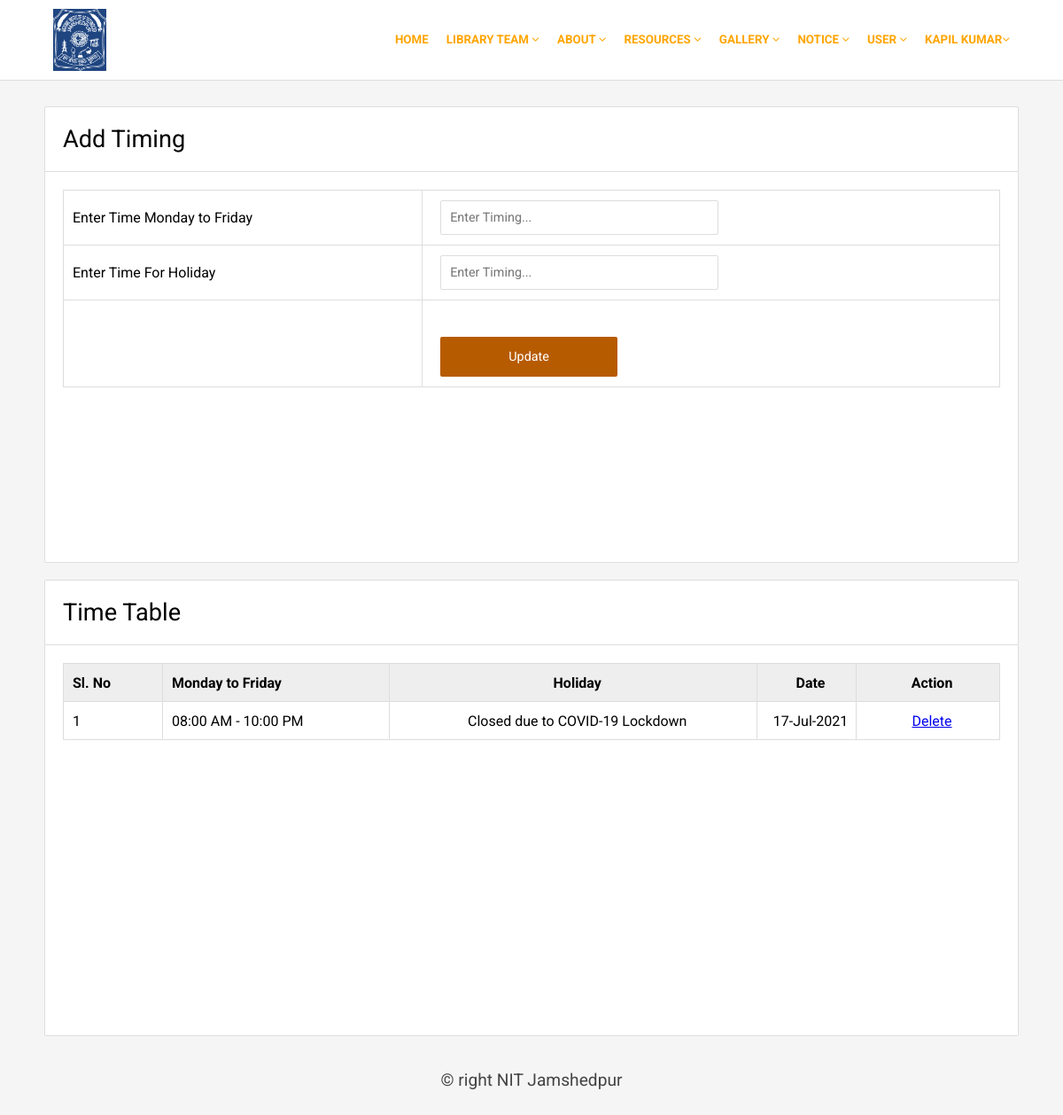
The page /whr.php (signed in) on the database its author committed.
### tables this page shows
CREATE TABLE `registration` (
  `UserId` int(255) NOT NULL,
  `Name` varchar(255) NOT NULL,
  `Email` varchar(255) NOT NULL,
  `MobileNo` varchar(10) NOT NULL,
  `Gender` varchar(10) NOT NULL,
  `Password` varchar(255) NOT NULL,
  `Confirmpassword` varchar(255) NOT NULL,
  `Type` varchar(255) NOT NULL,
  `Branch` varchar(255) NOT NULL,
  `Regno` varchar(20) DEFAULT NULL,
  `image` varchar(250) NOT NULL
);

CREATE TABLE `librarytime` (
  `timeid` int(10) NOT NULL,
  `daytime` varchar(100) NOT NULL,
  `holidaytime` varchar(100) NOT NULL,
  `date` varchar(20) NOT NULL,
  `deleted` varchar(30) NOT NULL,
  `user` varchar(50) NOT NULL
);

### whr.php (the view, shortened to what this page needs)
<?php
$sesuser=$_SESSION['sesuser'];
include('comman/connect.php');
$data=mysqli_fetch_array($con->query("select * from registration where email='$sesuser'"));
?>
<!DOCTYPE html>
<html>
<head>
  <link rel="stylesheet" type="text/css" href="css/style1.css">
  <link rel="stylesheet" type="text/css" href="css/font-awesome.css">
  <link rel="stylesheet" href="https://cdnjs.cloudflare.com/ajax/libs/font-awesome/4.7.0/css/font-awesome.min.css">
</head>
<body>
<?php include('comman/menu.php');?>
<div class="main">
  <div class="hedding">Add Timing</div>
  <div class="form">
    <form method="post" action="#">
      <table border="1">
        <tr>
          <td>Enter Time Monday to Friday</td>
          <td><input type="text" name="Time" required placeholder="Enter Timing..." minlength="10" maxlength="200"></input></td>
        </tr>
        <tr>
          <td>Enter Time For Holiday</td>
          <td><input type="text" name="holi" required placeholder="Enter Timing..." minlength="10" maxlength="200"></input></td>
        </tr>
        <tr>
          <td></td>
          <td><input type="submit" name="Update" value="Update"></td>
        </tr>
      </table>
    </form>
  </div>
</div><br>
<div class="main">
  <div class="hedding">Time Table</div>
  <div class="form">
    <table border="1">
      <tr class="tr">
        <td width="100">Sl. No</td>
        <td>Monday to Friday</td>
        <td align="center">Holiday</td>
        <td width="100" align="center">Date</td>
        <td width="150" align="center">Action</td>
      </tr>
      <?php
        $res=$con->query("select * from librarytime where deleted='' order by(timeid) desc");
        $i=1;
        while($row=mysqli_fetch_array($res))
        { $id=$row['timeid'];
          echo "<tr>";
            echo "<td>".$i++."</td>";
            echo "<td>".$row['daytime']."</td>";
            echo "<td align='center'>".$row['holidaytime']."</td>";
            echo "<td align='center'>".$row['date']."</td>";
            echo "<td align='center'><a href='delete.php?id=".$id."&&tname=whrs'>Delete</a></td>";
          echo "</tr>";
        }
      ?>
    </table>
  </div>
</div>
<?php include('comman/footer.php');?>
</body>
</html>

### comman/menu.php (shortened to what this page needs)
<div class="top">
	<div class="topmain">
		<div class="logo">
			<img src="image/logo.png" height="70" width="60" style="background-color: #1f4580; margin: 10px;">
		</div>
		<div class="menu" style="font-size:0.837rem;font-weight:bold;">
			<ul>
				<li><a href=""><?php echo $data['Name'];?><i class="fa fa-angle-down"></i></a>
				</li>
				<li><a href="">User <i class="fa fa-angle-down"></i></a>
				</li>
				<li><a href="">Notice <i class="fa fa-angle-down"></i></a>
				</li>
				<li><a href="">Gallery <i class="fa fa-angle-down"></i></a>
				</li>
				<li><a href="">Resources <i class="fa fa-angle-down"></i></a>
				</li>
				<li><a href="#">About <i class="fa fa-angle-down"></i></a>
				</li>
				<li><a href="">Library Team <i class="fa fa-angle-down"></i></a>
				</li>
				<li><a href="home.php">Home</a></li>
			</ul>
		</div>
	</div>
</div>

### css/style1.css (style rules this page uses)
body { margin: 0px; padding: 0px; background: #f5f5f5; font-family: 'Roboto', sans-serif; }
.top { width: 100%; height: 90px; background: #FFF; border-bottom: 1px solid #ddd; position: fixed; z-index: 10000; }
.topmain { width: 1100px; height: 100%; margin: auto; }
.logo { width: 200px; height: 100%; float: left; }
.menu { width: 850px; height: 50px; float: right; margin-top: 25px; }
.menu ul { list-style: none; margin: 0px; padding: 0px; }
.menu li { float:right; }
.menu li a { padding: 0px 10px 0px 10px; height: 40px; line-height: 40px; display: block; color: orange; text-decoration: none; text-transform: uppercase; font-size: 1em; }
.main { width: 1100px; min-height: 100px; border-radius: 2px; margin: auto; top: 120px; position: relative; }
.form { padding: 20px; background: #FFF; border-radius: 0px 0px 2px 2px; border: 1px solid #ddd; border-top: none; min-height: 400px; }
.hedding { font-size: 1.7em; padding: 20px; border-radius: 2px 2px 0px 0px; background: #FFF; border: 1px solid #ddd; }
.form table { font-size: 1em; width: 100%; border-collapse: collapse; border: 1px solid #ddd; }
.form td { height: 40px; padding-left: 10px; border-color: #ddd; }
.tr { font-weight: bold; background: #eee; }
.form input, textarea, select { width: 300px; height: 35px; border: 1px solid #ddd; border-radius: 2px; margin: 10px; font-size: .9em; padding-left: 10px; font-family: 'Roboto', sans-serif; color: #444; }
.form input[type=submit] { margin-top: 40px; width: 200px; height: 45px; background: #b75b00; padding: 0px; color: #FFF; cursor: pointer; border: none; }

### rows shown on the page
registration: Name "KAPIL KUMAR"
librarytime: daytime "08:00 AM - 10:00 PM", holidaytime "Closed due to COVID-19 Lockdown", date "17-Jul-2021"
